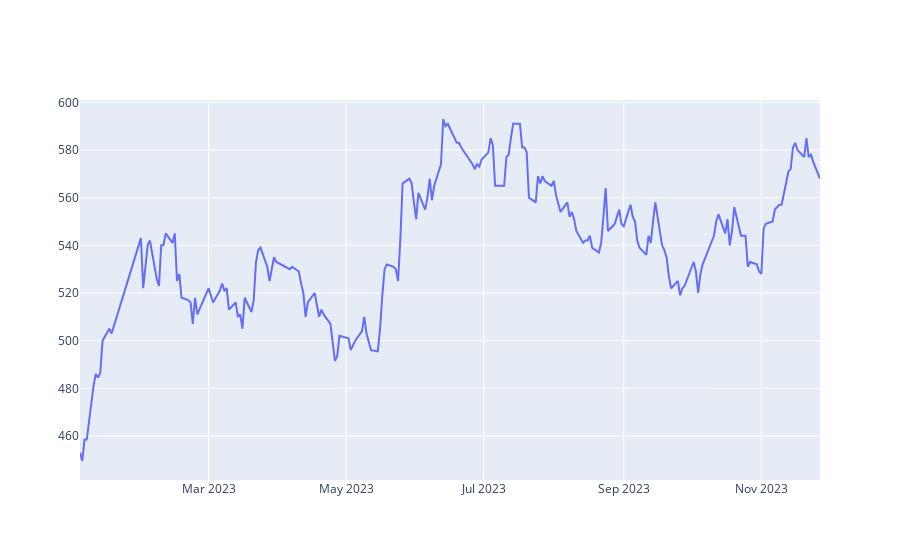

The notebook cell this image was saved under:
### Code cell
# Using plotly module to present Time Series via date
import plotly.graph_objects as go

import pandas as pd
df = pd.read_csv("./tsmc2023.csv")
fig = go.Figure([go.Scatter(x=df['Date'], y=df['Close'])])
fig.show()

### Figure 1 — Plotly figure (JSON) as saved in the notebook; plotly's stock layout.template omitted (floating-point values rounded to 4 significant figures; data arrays with more than 128 entries replaced by an {"elided": "..."} marker saying what was removed)
{"data": [{"type": "scatter", "x": {"elided": "215 str values"}, "y": {"elided": "215 float values"}}], "layout": {}}
